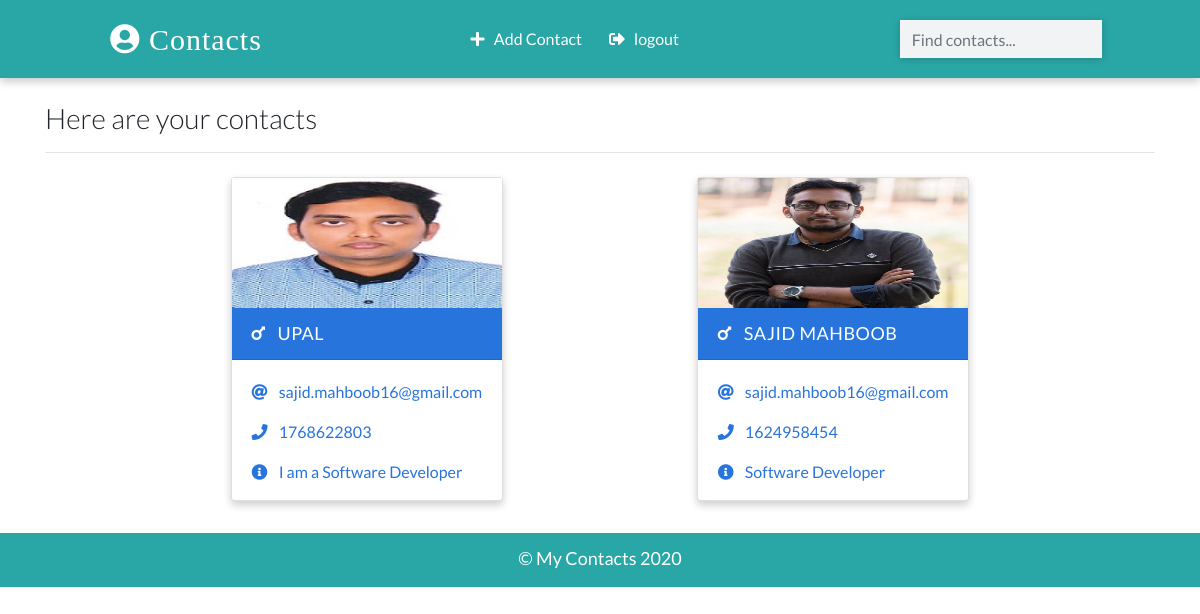
Before: / (signed in) with the older database file.
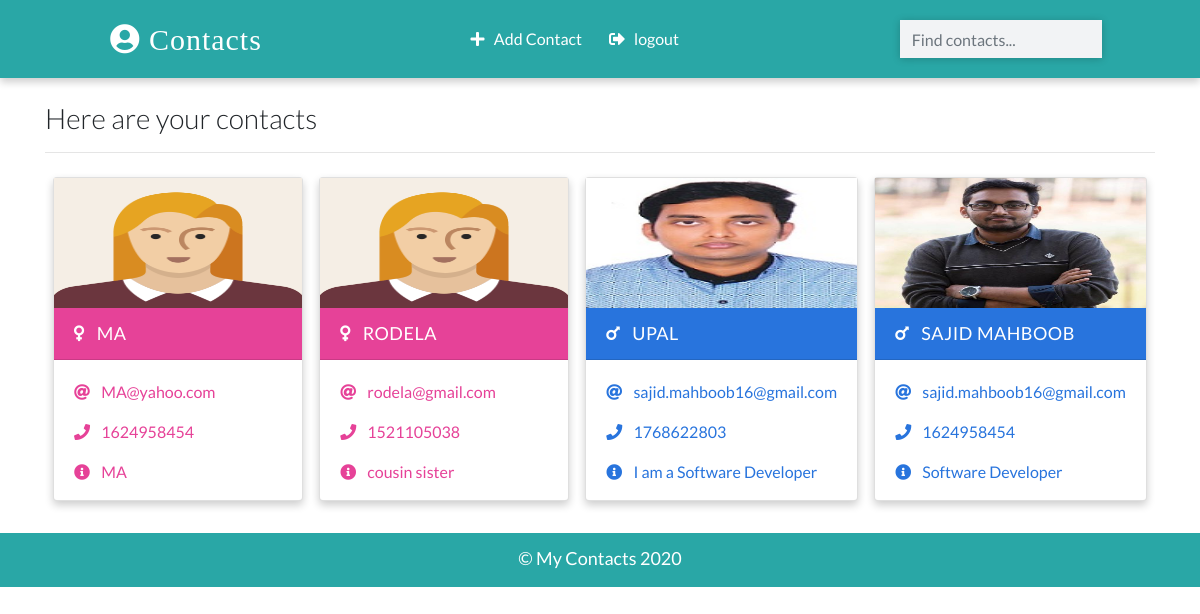
After: the same page with the newer database file.
### cms/models.py (models this page shows, shortened)
class Contact(models.Model):
    manager = models.ForeignKey(User, on_delete = models.CASCADE, default = None)
    name = models.CharField(max_length=20)
    email = models.EmailField(max_length=100)
    phone = models.IntegerField()
    info = models.CharField(max_length=30)
    gender = models.CharField(max_length=50, choices=(
        ('male', 'Male'),
        ('female', 'Female'),
    ))
    image = models.ImageField(upload_to='images/', blank=True)
    date_added = models.DateTimeField(default = datetime.now)
    class Meta:
        ordering = ['-id']

### cms/views.py (the view)
# urls.py: path('', views.HomePageView.as_view(), name='home'),
class HomePageView(LoginRequiredMixin, ListView):
    template_name = 'index.html'
    model = Contact
    context_object_name = 'contacts'
    def get_queryset(self):
        contacts = super().get_queryset()
        return contacts.filter(manager = self.request.user)

### templates/index.html (shortened to what this page needs)
{% extends 'base.html' %}
{% load static %}
{% block main_content %}
    <div class="container">
      <h3 class="heading font-weight-light">Here are your contacts</h3>
      <hr />
    </div>
    <div class="container main-part">
      {% if contacts %}
        {% for contacts in contacts %}
            {% include 'partials/_card.html' %}
        {% endfor %}
      {% else %}
        <p class = "d-block font-weight-light my-2 heading">No contacts have been saved yet!</p>
      {% endif %}
    </div>
{% endblock main_content %}

### templates/base.html (shortened to what this page needs)
<!DOCTYPE html>
{% load static %}
<html lang="en">
  <head>
    <link
      rel="stylesheet"
      href="https://stackpath.bootstrapcdn.com/bootstrap/4.2.1/css/bootstrap.min.css"
    />
    <link rel="stylesheet" href="{% static 'css/main.css' %}" />
    <link
      rel="stylesheet"
      href="https://use.fontawesome.com/releases/v5.6.3/css/all.css"
    />
  </head>
  <body>
    <nav>
      <a class="logo" href="{% url 'home' %}">
        <i class="fas fa-user-circle"></i>&nbsp;Contacts
      </a>
      <p class= "feature-link m-0 p-0">
        {% if request.user.is_authenticated %}
        <a href= "{% url 'create' %}" class="mr-4 text-white">
            <i class = "fas fa-plus"></i> &nbsp; Add Contact
        </a>
        <a href= "{% url 'logout' %}" class="mr-4 text-white">
            <i class = "fas fa-sign-out-alt"></i> &nbsp; logout
        </a>
        {% endif %}
      </p>
      <form class="form-inline my-2" action="{% url 'search' %}" method = "POST">
        <input
          class="form-control search-box"
          type="text"
          placeholder="Find contacts..."
          name = 'search_term'
        />
      </form>
    </nav>
    <br />
    {% block main_content %}
    {% endblock main_content %}
    <footer class="mt-4 p-2">
      <p class="text-center p-1 m-0">&copy; My Contacts 2020</p>
    </footer>
  </body>
</html>

### templates/partials/_card.html
{% load static %}
{% if contacts.gender == 'male' %}
    <div class="card my-2 mx-2 boy-card {% if 'detail' in request.path %} mx-auto w-25 {% endif %} ">
        <img src="{% if contacts.image %}
        {{contacts.image.url}}
        {% else %}
        {% static 'images/boy.png' %}
        {% endif %}" class="img-fluid" />
        <div class="card-header">
        <a href="{% url 'detail' contacts.id %}" class="text-white header-link"
            ><i class="fas fa-mars mr-2"></i> {{contacts.name}}</a>
        </div>
        <div class="card-body pb-0">
        <p>
            <i class="fas fa-at mr-2"></i>
            <a href="mailto:sajid.mahboob16@gmail.com">{{contacts.email}} </a>
        </p>
        <p>
            <i class="fas fa-phone mr-2"></i>
            <a href="tel:01624958454">{{contacts.phone}}</a>
        </p>
        <p><i class="fas fa-info-circle mr-2"></i> {{contacts.info}}</p>
        </div>
    </div>
{% else %}
    <div class="card my-2 mx-2 girl-card {% if 'detail' in request.path %} mx-auto w-25 {% endif %} ">
        <img src="{% static 'images/girl.png' %}" class="img-fluid" />
        <div class="card-header">
        <a href="{% url 'detail' contacts.id %}" class="text-white header-link"
            ><i class="fas fa-venus mr-2"></i> {{contacts.name}} </a
        >
        </div>
        <div class="card-body pb-0">
        <p>
            <i class="fas fa-at mr-2"></i>
            <a href="mailto:sajid.mahboob16@gmail.com">{{contacts.email}}</a>
        </p>
        <p>
            <i class="fas fa-phone mr-2"></i>
            <a href="tel:01624958454">{{contacts.phone}}</a>
        </p>
        <p><i class="fas fa-info-circle mr-2"></i> {{contacts.info}}</p>
        </div>
    </div>
 {% endif %}

### static/css/main.css (style rules this page uses)
:root { --back: #29a7a6; --girl: #e64298; --boy: #2874dd; }
body { font-family: Lato, sans-serif; }
nav { font-weight: light; display: flex; justify-content: space-around; background-color: var(--back); align-items: center; padding-top: 12px; padding-bottom: 12px; box-shadow: 0 4px 8px 0 rgba(0, 0, 0, 0.2); }
.logo { font-size: 30px; letter-spacing: 1px; color: white; padding: 2px 12px; border-radius: 8px; font-family: cursive; }
.feature-link { margin-top: 5px !important; margin-bottom: 5px !important; }
.search-box { border-radius: 0px !important; width: 250px; border: none !important; background-color: #f2f3f5 !important; box-shadow: 0 1px 8px 0 rgba(0, 0, 0, 0.2); }
.card { box-shadow: 0 4px 8px 0 rgba(0, 0, 0, 0.2); transition: 0.3s; min-width: 250px; box-sizing: border-box; }
img { height: 130px !important; }
.card-header { font-size: 18px; letter-spacing: 0.5px; text-transform: uppercase; }
.boy-card .card-header { background-color: var(--boy); }
.boy-card .card-body, .boy-card .card-body p a { color: var(--boy); }
.girl-card .card-header { background-color: var(--girl); }
.girl-card .card-body, .girl-card .card-body p a { color: var(--girl); }
.card-body p { cursor: pointer; }
.main-part { display: flex; flex-wrap: wrap; justify-content: space-evenly; }
footer { background-color: var(--back); color: white; font-size: 18px; border-bottom: 3px solid var(--back); }

Changed rows visible on the page:
added Contact: name "MA", email "MA@yahoo.com", phone "1624958454", info "MA"
added Contact: name "RODELA", email "rodela@gmail.com", phone "1521105038", info "cousin sister"
